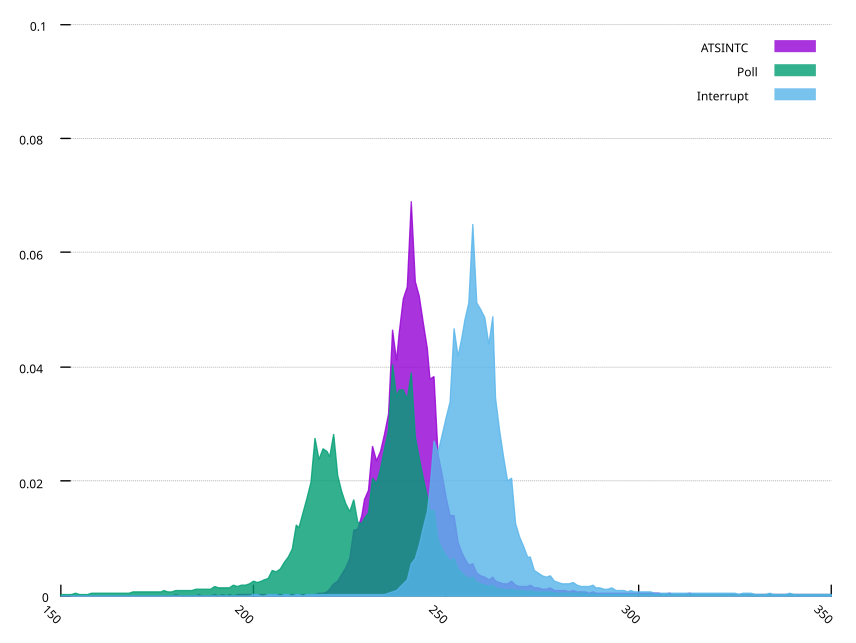

Write gnuplot code to recreate this figure.
set boxwidth 1
set noborder
set grid ytics
set xrange [150:350]
set xtics nomirror
set ytics nomirror
set xtics 50
set yrange [0: 0.1]
set xtics rot by -45 offset -2, 0
# set xlabel "Latency({/symbol \155}s)"
# set ylabel "Probability Density"

datafile0 = 'atsintc4/atsintc_delay_freq.dat'
datafile1 = 'poll4/poll_delay_freq.dat'
datafile2 = 'intr4/intr_delay_freq.dat'


set style fill transparent solid 0.8 border -2
plot datafile0 using 1:2 smooth frequency w filledcurves t "ATSINTC", \
    datafile1 using 1:2 smooth frequency w filledcurves t "Poll", \
    datafile2 using 1:2 smooth frequency w filledcurves t "Interrupt", \
